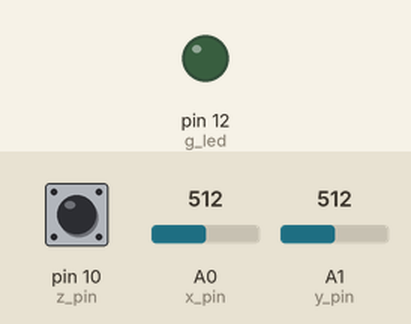
Bench run of a sketch on a simulated Arduino Uno, built with avr-gcc and run on an emulated ATmega328P. Shown: output pins drawn as LEDs (lit = HIGH). Dashed ring = blinking. The test bench sets the inputs (shaded band); at power-on: pin 10 (z_pin) HIGH, A0 (x_pin) = 512, A1 (y_pin) = 512. What the sketch prints to the serial monitor is not drawn.

Above: at 2.8 s.
2.9 s: pin 10 (z_pin) pulled LOW for 3.2 s
At 7.3 s:
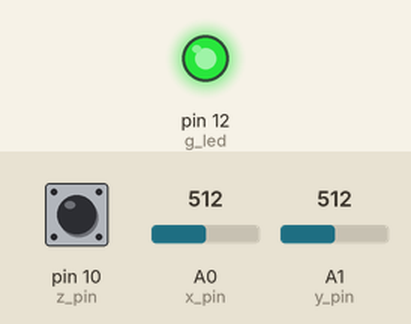
11.7 s: pin 10 (z_pin) pulled LOW for 1.2 s
At 11.85 s:
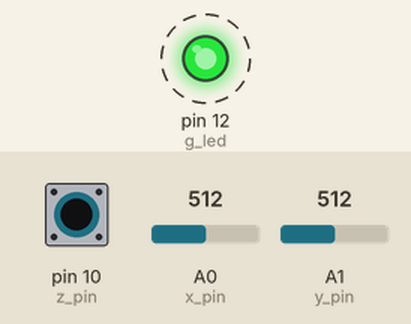
15.2 s: pin 10 (z_pin) driven LOW
At 15.35 s:
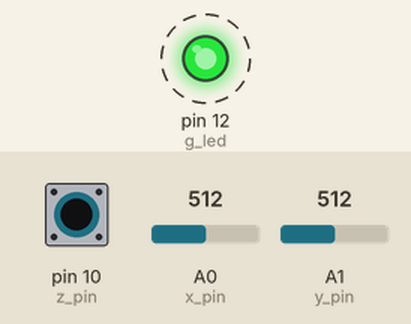
Timing chart, 0 to 26.7 s (numbered marks = the images above; inputs shaded):
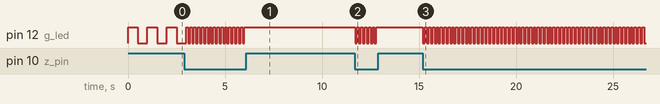

The sketch:

Wireless_controller.ino
```cpp
/*
 * MODBUS协议无线控制手柄,主要用于行走控制
 * 创建者：Bran_Yuan
 * 日期：2018-12-16
 * 版本号：V0.1
*/


//定义基本通信参数
#define BAUD_RATE 9600      //波特率
#define SPEED_RANGE 10000     //速度千分比
#define MAX_TURN_DIFFERENCE 2    //最大转弯能力，左右轮最大差速比
#define SEND_RATE 10        //循环频率

//引脚定义
#define x_pin  A0
#define y_pin  A1
#define z_pin  10
#define g_led  12

//全局变量定义
int MAX_SPEED = 4200;          //MAX_SPEED = real_speed * 10
int X_VALUE0 = 517-512;
int Y_VALUE0 = 484-512;
bool SPEED_LOCK = false;

/*
 * 通信协议定义(MODBUS协议)
 * 字节头高八位    低八位        地址        命令号       寄存器地址高八位  低八位   数据字节数高八位  低八位       数据位1～n  CRC校验低八位  高八位
 * HEAD_H          HEAD_L       DEVICE_ID  CMD_NUM     ADDR_H          ADDR_L  DATA_NUM_H     DATA_NUM_L  DATA       CRC_L        CRC_H
 * 例：速度：0xFE OxEF 0x01 0x10 0x44 0x20 0x00 0x02 0x0E Ox38 0xFF 0xFF
*/
byte HEAD_H = 0xFE;
byte HEAD_L = 0xEF;
byte DEVICE_ID = 0x01;     //设备ID
byte CMD_NUN = 0x10;       //命令号：0x10----写入请求, 0x01----读取请求
byte ADDR_H = 0x44;        //目标位置地址高八位
byte ADDR_L = 0X20;        //目标位置地址低八位 左电机速度写入寄存器地址：0x4420，右电机速度写入寄存器地址：0x4421，左右电机速度写入0x4423
byte CRC_L = 0xFF;         //CRC校验码低八位
byte CRC_H = 0xFF;         //CRC校验码高八位

//目标速度高低八位，单位0.1r/min
byte SPEED_HL = 0x4E;
byte SPEED_LL = 0x20;
byte SPEED_HR = 0x4E;
byte SPEED_LR = 0x20;

void setup() {
  // put your setup code here, to run once:
  pinMode(z_pin, INPUT_PULLUP);
  pinMode(g_led, OUTPUT);
  while(digitalRead(z_pin))
  {
    digitalWrite(g_led,HIGH);
    delay(500);
    digitalWrite(g_led,LOW);
    delay(500);
  }
  Serial.begin(BAUD_RATE);
  digitalWrite(g_led, LOW);
}

void loop() {
  int pre_time = millis();
  int time_change;
  int value_x = map(abs(analogRead(x_pin)-X_VALUE0), 0, 1023, SPEED_RANGE, -SPEED_RANGE);
  int value_y = map(abs(analogRead(y_pin)-Y_VALUE0), 0, 1023, -SPEED_RANGE, SPEED_RANGE);
  bool value_z;
  int goal_speed_L = 0;
  int goal_speed_R = 0;
  int last_debounce_time;
  int debounce_delay = 1000;
  value_y = value_y > SPEED_RANGE ? SPEED_RANGE : value_y;
  value_y = value_y < -SPEED_RANGE ? -SPEED_RANGE : value_y;
  value_x = value_x > SPEED_RANGE ? SPEED_RANGE : value_x;
  value_x = value_x < -SPEED_RANGE ? -SPEED_RANGE : value_x;
  //处理摇杆数据
  if (value_x >=0)
  {
    goal_speed_L = MAX_SPEED * (1.0 * value_y / SPEED_RANGE);
    goal_speed_R = goal_speed_L * (1-1.0* value_x / SPEED_RANGE / MAX_TURN_DIFFERENCE );
  }
  else
  {
    goal_speed_R = MAX_SPEED * (1.0 * value_y / SPEED_RANGE);
    goal_speed_L = goal_speed_R * (1-1.0 * value_x /  SPEED_RANGE / MAX_TURN_DIFFERENCE );
  }
  //计算并发送左右电机速度
  if(!SPEED_LOCK)
  {
    speedCalculate(goal_speed_L,goal_speed_R);
  }
  byte speed_LR[] = {HEAD_H, HEAD_L, DEVICE_ID, 0x10, 0x44, 0x23, 0x00, 0x04, SPEED_HL, SPEED_LL,SPEED_HR, SPEED_LR};
  int len = sizeof(speed_LR)/sizeof(speed_LR[0]);
  crcCalculate(speed_LR, len);
  outPutData(speed_LR, len);

  //判断Z轴是否被按下，延时50ms排除抖动
  value_z = digitalRead(z_pin);
  if(value_z != digitalRead(z_pin))
  {
    last_debounce_time = millis();
  }
  if(millis() - last_debounce_time > debounce_delay)
  {
    if(!value_z)
    {
      SPEED_LOCK = !SPEED_LOCK;
      digitalWrite(g_led,SPEED_LOCK);
    }
  }
  time_change = 1000 / SEND_RATE + pre_time - millis();
  if(time_change > 0)
  {
    delay(time_change);
  }
}

void outPutData(byte* data, unsigned int len)
{
  if(len == 0)
  {
    len = 1;
  }
  while(len--)
  {
    Serial.write(*data);
    data++;
  }
  Serial.write(CRC_L);
  Serial.write(CRC_H);
}

void crcCalculate(byte* data,unsigned int len)
{
  unsigned char i;
  unsigned short crc = 0xFFFF;
  if(len == 0)
  {
    len = 1;
  }
  while(len--)
  {
    crc ^= *data;
    for(i = 0; i < 8; i++)
    {
      if(crc & 1)
      {
        crc >>= 1;
        crc ^= 0xA001;
      }
      else
      {
        crc >>= 1;
      }
    }
    data++;
  }
  CRC_L = crc & 0xff;
  CRC_H = crc >> 8 & 0xff;
  //return(crc);
}

void speedCalculate(int goal_speed_L, int goal_speed_R)
{
  goal_speed_L = goal_speed_L >= 0? goal_speed_L : 0xffff + goal_speed_L + 1;
  SPEED_HL = goal_speed_L >> 8 & 0xff;
  SPEED_LL = goal_speed_L & 0xff;

  goal_speed_R = goal_speed_R >= 0? goal_speed_R : 0xffff + goal_speed_R + 1;
  SPEED_HR = goal_speed_R >> 8 & 0xff;
  SPEED_LR = goal_speed_R & 0xff;
}
```

Measured:
- after the input at 2.9 s, pin 12 (g_led): alternates HIGH for 0.10 s and LOW for 0.10 s, 30 changes in all, then stays HIGH, starting after 0.20 s
- after the input at 11.7 s, pin 12 (g_led): alternates HIGH for 0.10 s and LOW for 0.10 s, 12 changes in all, then stays HIGH, starting at once
- after the input at 15.2 s, pin 12 (g_led): alternates HIGH for 0.10 s and LOW for 0.10 s, starting at once
